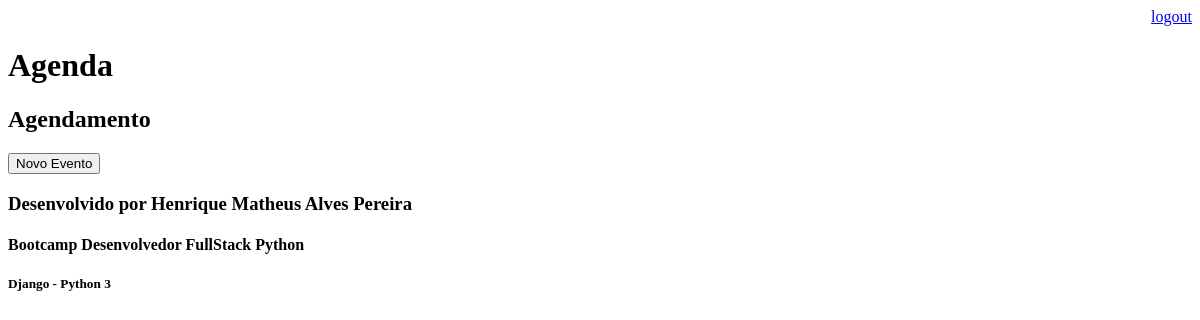
The page /agenda/ (signed in) on the database as committed earlier.
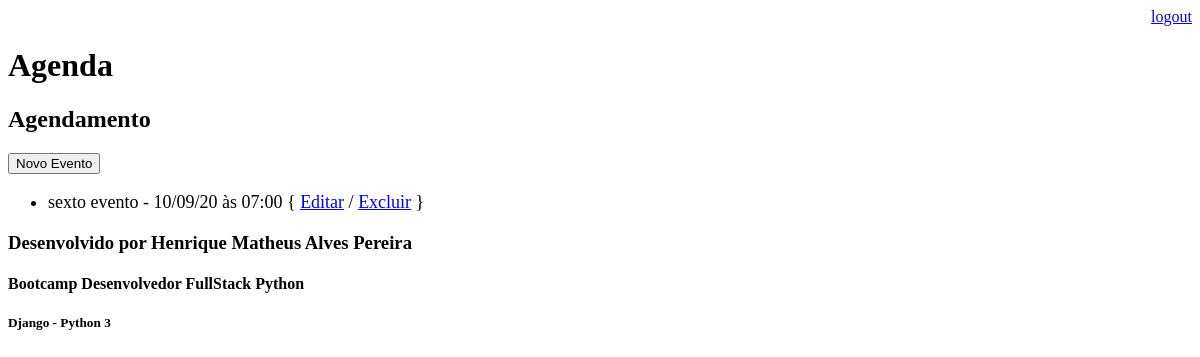
The same page on the database as committed later.
### core/models.py (models this page shows, shortened)
class Evento(models.Model):
    titulo = models.CharField(max_length=100)
    descricao = models.TextField(blank=True, null=True)
    data_Evento = models.DateTimeField(verbose_name='Data do Evento')
    data_criacao = models.DateTimeField(auto_now=True)
    usuario = models.ForeignKey(User, on_delete=models.CASCADE)
    class Meta:
        db_table = 'evento'
    def get_data_evento(self):
        return self.data_Evento.strftime('%d/%m/%y às %H:%M')
    def get_evento_atrasado(self):
        if self.data_Evento < datetime.now():
            return True
        else:
            return False

### core/views.py (the view)
# urls.py: path('agenda/', views.lista_eventos),
@login_required(login_url='/login/')
def lista_eventos(request):
    usuario = request.user
    data_atual = datetime.now() - timedelta(hours=1)
    evento = Evento.objects.filter(usuario=usuario,
                                    data_Evento__gt=data_atual)
    dados = {'eventos': evento}
    return render(request, 'agenda.html', dados)

### templates/agenda.html
{% extends "model-page.html" %}
{% block content%}
    <h2>Agendamento</h2>
    <a href="evento/">
        <button type="button">Novo Evento</button>
    </a>
    <ul style="font-size:18px">
        {% for evento in eventos %}
            <li>
                <div style={% if evento.get_evento_atrasado %} "color: red" {% endif %}>
                    {{ evento.titulo }} - {{ evento.get_data_evento }}
                    { <a href="evento/?id={{ evento.id }}">Editar</a> / <a href="evento/delete/{{ evento.id }}/">Excluir</a> }
                </div>
            </li>
        {% endfor %}
    </ul>
{% endblock %}

### templates/model-page.html
<!DOCTYPE html>
<html lang="en">
<head>
    {% include "model-header.html" %}
</head>
<body>
    {% block content %} {% endblock %}
    {% include "model-footer.html" %}
</body>
</html>

### templates/model-header.html (shortened to what this page needs)
<div align="right">
    <a href="/logout">logout</a>
</div>
<h1>Agenda</h1>

### templates/model-footer.html
<p>
    <h3>Desenvolvido por Henrique Matheus Alves Pereira</h3>
    <h4>Bootcamp Desenvolvedor FullStack Python</h4>
    <h5>Django - Python 3</h5>
</p>

Rows that differ between the two databases and show on the page:
added Evento: titulo "sexto evento", get_data_evento "10/09/20 às 07:00"
